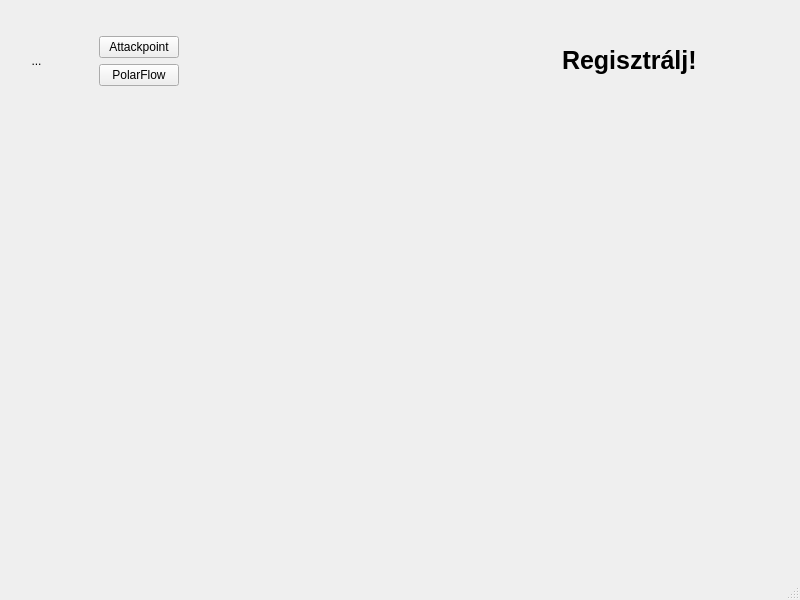
<?xml version="1.0" encoding="UTF-8"?>
<ui version="4.0">
 <class>MainWindow</class>
 <widget class="QMainWindow" name="MainWindow">
  <property name="geometry">
   <rect>
    <x>0</x>
    <y>0</y>
    <width>800</width>
    <height>600</height>
   </rect>
  </property>
  <property name="windowTitle">
   <string>MainWindow</string>
  </property>
  <widget class="QWidget" name="centralwidget">
   <layout class="QVBoxLayout" name="verticalLayout">
    <item>
     <widget class="QWidget" name="main_body" native="true">
      <layout class="QVBoxLayout" name="verticalLayout_3">
       <item>
        <widget class="QWidget" name="top" native="true">
         <property name="sizePolicy">
          <sizepolicy hsizetype="Preferred" vsizetype="Fixed">
           <horstretch>0</horstretch>
           <verstretch>0</verstretch>
          </sizepolicy>
         </property>
         <layout class="QHBoxLayout" name="horizontalLayout">
          <item>
           <widget class="QToolButton" name="menu">
            <property name="sizePolicy">
             <sizepolicy hsizetype="Preferred" vsizetype="Fixed">
              <horstretch>0</horstretch>
              <verstretch>0</verstretch>
             </sizepolicy>
            </property>
            <property name="styleSheet">
             <string notr="true">background-color:transparent;
border-radius: 15px;</string>
            </property>
            <property name="text">
             <string>...</string>
            </property>
            <property name="icon">
             <iconset>
              <normaloff>icons/menu.png</normaloff>icons/menu.png</iconset>
            </property>
            <property name="iconSize">
             <size>
              <width>36</width>
              <height>36</height>
             </size>
            </property>
           </widget>
          </item>
          <item>
           <widget class="QPushButton" name="Settings">
            <property name="sizePolicy">
             <sizepolicy hsizetype="Preferred" vsizetype="Fixed">
              <horstretch>0</horstretch>
              <verstretch>0</verstretch>
             </sizepolicy>
            </property>
            <property name="styleSheet">
             <string notr="true">background-color:transparent;
border-radius: 15px;</string>
            </property>
            <property name="text">
             <string/>
            </property>
            <property name="icon">
             <iconset>
              <normaloff>icons/gear.png</normaloff>icons/gear.png</iconset>
            </property>
            <property name="iconSize">
             <size>
              <width>30</width>
              <height>30</height>
             </size>
            </property>
           </widget>
          </item>
          <item alignment="Qt::AlignHCenter|Qt::AlignVCenter">
           <widget class="QWidget" name="top_3" native="true">
            <layout class="QVBoxLayout" name="verticalLayout_2">
             <item>
              <widget class="QPushButton" name="attckp">
               <property name="sizePolicy">
                <sizepolicy hsizetype="Expanding" vsizetype="Preferred">
                 <horstretch>0</horstretch>
                 <verstretch>0</verstretch>
                </sizepolicy>
               </property>
               <property name="text">
                <string>Attackpoint</string>
               </property>
               <property name="icon">
                <iconset>
                 <normaloff>icons/attackpoint_400x400.png</normaloff>icons/attackpoint_400x400.png</iconset>
               </property>
              </widget>
             </item>
             <item>
              <widget class="QPushButton" name="polarflow">
               <property name="sizePolicy">
                <sizepolicy hsizetype="Expanding" vsizetype="Preferred">
                 <horstretch>0</horstretch>
                 <verstretch>0</verstretch>
                </sizepolicy>
               </property>
               <property name="text">
                <string>PolarFlow</string>
               </property>
               <property name="icon">
                <iconset>
                 <normaloff>icons/polar.png</normaloff>icons/polar.png</iconset>
               </property>
              </widget>
             </item>
            </layout>
           </widget>
          </item>
          <item>
           <spacer name="horizontalSpacer">
            <property name="orientation">
             <enum>Qt::Orientation::Horizontal</enum>
            </property>
            <property name="sizeType">
             <enum>QSizePolicy::Policy::Expanding</enum>
            </property>
            <property name="sizeHint" stdset="0">
             <size>
              <width>40</width>
              <height>1</height>
             </size>
            </property>
           </spacer>
          </item>
          <item>
           <widget class="QPushButton" name="logo_pic">
            <property name="sizePolicy">
             <sizepolicy hsizetype="Preferred" vsizetype="Fixed">
              <horstretch>0</horstretch>
              <verstretch>0</verstretch>
             </sizepolicy>
            </property>
            <property name="styleSheet">
             <string notr="true">background-color:transparent;
border-radius: 15px;</string>
            </property>
            <property name="text">
             <string/>
            </property>
            <property name="icon">
             <iconset>
              <normaloff>icons/logo.png</normaloff>icons/logo.png</iconset>
            </property>
            <property name="iconSize">
             <size>
              <width>70</width>
              <height>70</height>
             </size>
            </property>
           </widget>
          </item>
          <item>
           <spacer name="horizontalSpacer_2">
            <property name="orientation">
             <enum>Qt::Orientation::Horizontal</enum>
            </property>
            <property name="sizeType">
             <enum>QSizePolicy::Policy::Expanding</enum>
            </property>
            <property name="sizeHint" stdset="0">
             <size>
              <width>40</width>
              <height>20</height>
             </size>
            </property>
           </spacer>
          </item>
          <item>
           <widget class="QLabel" name="name">
            <property name="sizePolicy">
             <sizepolicy hsizetype="Preferred" vsizetype="Fixed">
              <horstretch>0</horstretch>
              <verstretch>0</verstretch>
             </sizepolicy>
            </property>
            <property name="font">
             <font>
              <family>Arial</family>
              <pointsize>19</pointsize>
              <bold>true</bold>
             </font>
            </property>
            <property name="text">
             <string>&lt;html&gt;&lt;head/&gt;&lt;body&gt;&lt;p&gt;&lt;span style=&quot; font-weight:700;&quot;&gt;Regisztrálj!&lt;/span&gt;&lt;/p&gt;&lt;/body&gt;&lt;/html&gt;</string>
            </property>
           </widget>
          </item>
          <item alignment="Qt::AlignRight">
           <widget class="QPushButton" name="state">
            <property name="enabled">
             <bool>true</bool>
            </property>
            <property name="sizePolicy">
             <sizepolicy hsizetype="Preferred" vsizetype="Fixed">
              <horstretch>0</horstretch>
              <verstretch>0</verstretch>
             </sizepolicy>
            </property>
            <property name="cursor">
             <cursorShape>PointingHandCursor</cursorShape>
            </property>
            <property name="styleSheet">
             <string notr="true">background-color:transparent;
border-radius: 15px;</string>
            </property>
            <property name="text">
             <string/>
            </property>
            <property name="icon">
             <iconset>
              <normaloff>icons/offline.png</normaloff>icons/offline.png</iconset>
            </property>
            <property name="iconSize">
             <size>
              <width>20</width>
              <height>20</height>
             </size>
            </property>
           </widget>
          </item>
          <item alignment="Qt::AlignRight">
           <widget class="QPushButton" name="refresh">
            <property name="sizePolicy">
             <sizepolicy hsizetype="Preferred" vsizetype="Fixed">
              <horstretch>0</horstretch>
              <verstretch>0</verstretch>
             </sizepolicy>
            </property>
            <property name="styleSheet">
             <string notr="true">background-color:transparent;
border-radius: 15px;</string>
            </property>
            <property name="text">
             <string/>
            </property>
            <property name="icon">
             <iconset>
              <normaloff>icons/refresh.png</normaloff>icons/refresh.png</iconset>
            </property>
            <property name="iconSize">
             <size>
              <width>25</width>
              <height>25</height>
             </size>
            </property>
           </widget>
          </item>
         </layout>
        </widget>
       </item>
       <item>
        <widget class="QWidget" name="main" native="true">
         <layout class="QHBoxLayout" name="horizontalLayout_2"/>
        </widget>
       </item>
      </layout>
     </widget>
    </item>
   </layout>
  </widget>
  <widget class="QMenuBar" name="menubar">
   <property name="geometry">
    <rect>
     <x>0</x>
     <y>0</y>
     <width>800</width>
     <height>24</height>
    </rect>
   </property>
  </widget>
  <widget class="QStatusBar" name="statusbar"/>
 </widget>
 <resources/>
 <connections/>
</ui>
